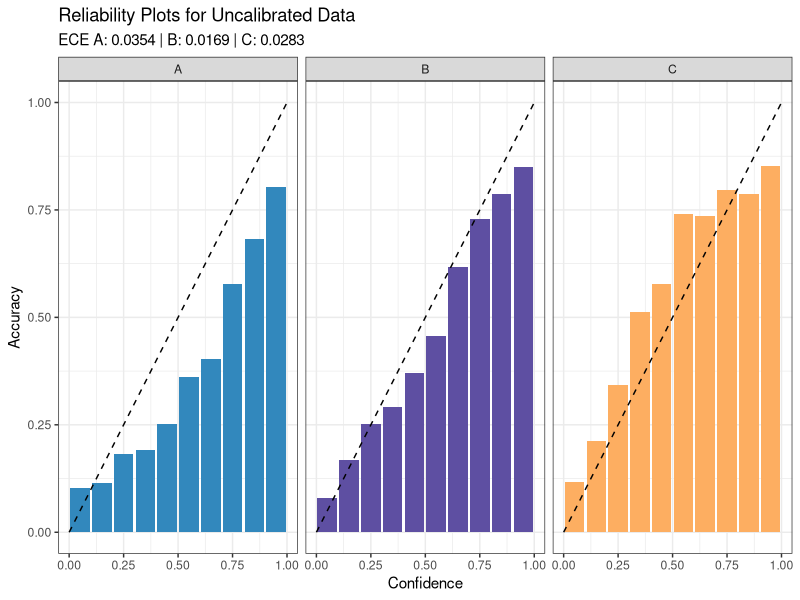

Write R code to recreate this figure.
## Code to create reliability diagrams for uncalibrated data (20k dataset)

#Importing necessary libraries and data
library(tidyverse)
library(ggplot2)
uncalibrated <- read_csv("../results/testUncalibrated.csv")

#Setting colors for chart
group.colors = c("A" = "#3288BDFF", "B" = "#5E4FA2FF", "C" = "#FDAE61FF")

#Set ideal reliability for comparison
reliabilityIdeal <- data_frame(
  conf = c(0, .1, 0.2, 0.3, 0.4, 0.5, 0.6, 0.7, 0.8, 0.9, 1),
  acc = c(0, .1, 0.2, 0.3, 0.4, 0.5, 0.6, 0.7, 0.8, 0.9, 1)
)

#Wrangle data for reliability diagrams
BREAKS <- seq(0, 1, by = .1)

reliability <- function(df){
  df <- df |>
    rename(A = prob_class_A, 
           B = prob_class_B, 
           C = prob_class_C) |>
    pivot_longer(A:C, names_to = "group",
                 values_to = "conf") |>
    add_column(acc = 0)
  
  df$acc <- as.integer(df$group == df$actual_label)
  
  df$bin <- cut(df$conf, breaks = BREAKS, labels = FALSE, include.lowest = TRUE)
  
  df <- df |>
    group_by(bin, group) |>
    summarize(conf = mean(conf),
              acc = mean(acc),
              diff = acc-conf) |>
    arrange(bin)
  
  df$bin <- as.numeric(df$bin)
  
  return(df)
}

#Calculate ECE
ECE <- function(df, i){
  dfLong <- df |>
    rename(A = prob_class_A,
           B = prob_class_B,
           C = prob_class_C) |>
    pivot_longer(A:C,
                 names_to = "group",
                 values_to = "conf") |>
    mutate(bin = cut(conf, breaks = BREAKS, labels = FALSE, include.lowest = TRUE),
           acc = as.integer(group == actual_label))
  
  agg <- dfLong |>
    group_by(bin, group) |>
    summarize(conf = mean(conf),
              acc = mean(acc),
              n = n(),
              .groups = 'drop') |>
    mutate(w = n/sum(n),
           ece_term = abs(acc-conf)*w)
  
  
  agg |>
    filter(group == i) |>
    summarize(ECE = sum(ece_term)) |>
    pull(ECE)
}

#Create reliability chart
reliabilityChart <- function(testdf, title){
  test <- reliability(testdf)
  
  ggplot() +
    geom_col(data = test,
             aes(x = (bin/10-0.05), y = acc, fill = group)) +
    geom_line(data = reliabilityIdeal, 
              aes(x = conf, y = acc), linetype = 'dashed', 
              color = 'black') +
    facet_wrap(~group, nrow = 1)+ 
    labs(x = "Confidence", y = "Accuracy",
         colour = NULL,
         title = title,
         subtitle = glue::glue(
           "ECE A: {sprintf('%.4f', ECE(testdf, 'A'))} | ",
           "B: {sprintf('%.4f', ECE(testdf, 'B'))} | ",
           "C: {sprintf('%.4f', ECE(testdf, 'C'))}"
         )) +
    scale_fill_manual(values = group.colors) +
    theme_bw() +
    theme(legend.position = 'none')
}
  
plot <- reliabilityChart(uncalibrated, "Reliability Plots for Uncalibrated Data")

ggsave("figure9.png", plot, width = 11, height = 4)
